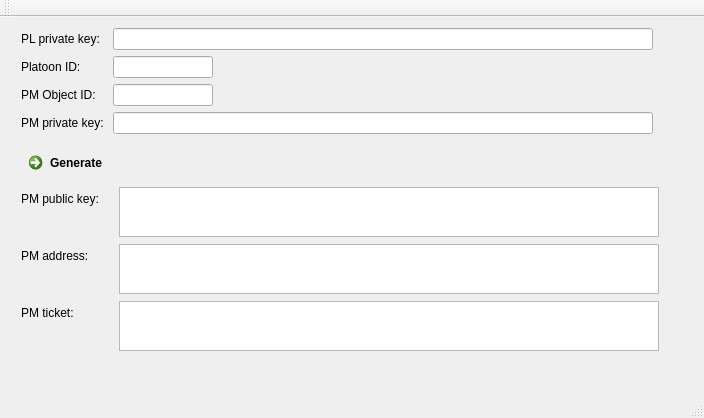
<?xml version="1.0" encoding="UTF-8"?>
<ui version="4.0">
 <class>MainWindow</class>
 <widget class="QMainWindow" name="MainWindow">
  <property name="geometry">
   <rect>
    <x>0</x>
    <y>0</y>
    <width>704</width>
    <height>418</height>
   </rect>
  </property>
  <property name="windowTitle">
   <string>Ticket generator</string>
  </property>
  <property name="windowIcon">
   <iconset>
    <normaloff>../img/ticket2.png</normaloff>../img/ticket2.png</iconset>
  </property>
  <widget class="QWidget" name="centralWidget">
   <widget class="QWidget" name="horizontalLayoutWidget">
    <property name="geometry">
     <rect>
      <x>10</x>
      <y>0</y>
      <width>983</width>
      <height>348</height>
     </rect>
    </property>
    <layout class="QHBoxLayout" name="horizontalLayout">
     <item>
      <layout class="QVBoxLayout" name="verticalLayout_2">
       <item>
        <layout class="QFormLayout" name="formLayout">
         <property name="fieldGrowthPolicy">
          <enum>QFormLayout::AllNonFixedFieldsGrow</enum>
         </property>
         <item row="0" column="0">
          <widget class="QLabel" name="label">
           <property name="text">
            <string>PL private key: </string>
           </property>
          </widget>
         </item>
         <item row="0" column="1">
          <widget class="QLineEdit" name="lineEdit1">
           <property name="minimumSize">
            <size>
             <width>540</width>
             <height>0</height>
            </size>
           </property>
           <property name="maximumSize">
            <size>
             <width>540</width>
             <height>16777215</height>
            </size>
           </property>
           <property name="text">
            <string/>
           </property>
           <property name="maxLength">
            <number>64</number>
           </property>
          </widget>
         </item>
         <item row="1" column="0">
          <widget class="QLabel" name="label_2">
           <property name="text">
            <string>Platoon ID: </string>
           </property>
          </widget>
         </item>
         <item row="1" column="1">
          <widget class="QLineEdit" name="lineEdit2">
           <property name="maximumSize">
            <size>
             <width>100</width>
             <height>16777215</height>
            </size>
           </property>
           <property name="text">
            <string/>
           </property>
           <property name="maxLength">
            <number>2</number>
           </property>
          </widget>
         </item>
         <item row="2" column="0">
          <widget class="QLabel" name="label_4">
           <property name="text">
            <string>PM Object ID: </string>
           </property>
          </widget>
         </item>
         <item row="2" column="1">
          <widget class="QLineEdit" name="lineEdit3">
           <property name="maximumSize">
            <size>
             <width>100</width>
             <height>16777215</height>
            </size>
           </property>
           <property name="text">
            <string/>
           </property>
           <property name="maxLength">
            <number>2</number>
           </property>
          </widget>
         </item>
         <item row="3" column="0">
          <widget class="QLabel" name="label_5">
           <property name="text">
            <string>PM private key: </string>
           </property>
          </widget>
         </item>
         <item row="3" column="1">
          <widget class="QLineEdit" name="lineEdit4">
           <property name="minimumSize">
            <size>
             <width>540</width>
             <height>0</height>
            </size>
           </property>
           <property name="maximumSize">
            <size>
             <width>540</width>
             <height>16777215</height>
            </size>
           </property>
           <property name="text">
            <string/>
           </property>
           <property name="maxLength">
            <number>64</number>
           </property>
          </widget>
         </item>
        </layout>
       </item>
       <item>
        <widget class="QCommandLinkButton" name="generateButton">
         <property name="minimumSize">
          <size>
           <width>0</width>
           <height>40</height>
          </size>
         </property>
         <property name="maximumSize">
          <size>
           <width>300</width>
           <height>30</height>
          </size>
         </property>
         <property name="text">
          <string>Generate</string>
         </property>
        </widget>
       </item>
       <item>
        <layout class="QFormLayout" name="formLayout_3">
         <property name="fieldGrowthPolicy">
          <enum>QFormLayout::AllNonFixedFieldsGrow</enum>
         </property>
         <item row="0" column="1">
          <widget class="QTextEdit" name="textEdit1">
           <property name="minimumSize">
            <size>
             <width>540</width>
             <height>50</height>
            </size>
           </property>
           <property name="maximumSize">
            <size>
             <width>540</width>
             <height>40</height>
            </size>
           </property>
           <property name="readOnly">
            <bool>true</bool>
           </property>
          </widget>
         </item>
         <item row="1" column="0">
          <widget class="QLabel" name="label_6">
           <property name="text">
            <string>PM address: </string>
           </property>
          </widget>
         </item>
         <item row="1" column="1">
          <widget class="QTextEdit" name="textEdit2">
           <property name="minimumSize">
            <size>
             <width>540</width>
             <height>50</height>
            </size>
           </property>
           <property name="maximumSize">
            <size>
             <width>540</width>
             <height>40</height>
            </size>
           </property>
           <property name="readOnly">
            <bool>true</bool>
           </property>
          </widget>
         </item>
         <item row="2" column="0">
          <widget class="QLabel" name="label_7">
           <property name="text">
            <string>PM ticket: </string>
           </property>
          </widget>
         </item>
         <item row="2" column="1">
          <widget class="QTextEdit" name="textEdit3">
           <property name="minimumSize">
            <size>
             <width>540</width>
             <height>50</height>
            </size>
           </property>
           <property name="maximumSize">
            <size>
             <width>540</width>
             <height>40</height>
            </size>
           </property>
           <property name="readOnly">
            <bool>true</bool>
           </property>
          </widget>
         </item>
         <item row="0" column="0">
          <widget class="QLabel" name="label_3">
           <property name="text">
            <string>PM public key:    </string>
           </property>
          </widget>
         </item>
        </layout>
       </item>
      </layout>
     </item>
    </layout>
   </widget>
  </widget>
  <widget class="QMenuBar" name="menuBar">
   <property name="geometry">
    <rect>
     <x>0</x>
     <y>0</y>
     <width>704</width>
     <height>23</height>
    </rect>
   </property>
  </widget>
  <widget class="QToolBar" name="mainToolBar">
   <attribute name="toolBarArea">
    <enum>TopToolBarArea</enum>
   </attribute>
   <attribute name="toolBarBreak">
    <bool>false</bool>
   </attribute>
  </widget>
  <widget class="QStatusBar" name="statusBar"/>
 </widget>
 <layoutdefault spacing="6" margin="11"/>
 <resources/>
 <connections/>
</ui>
